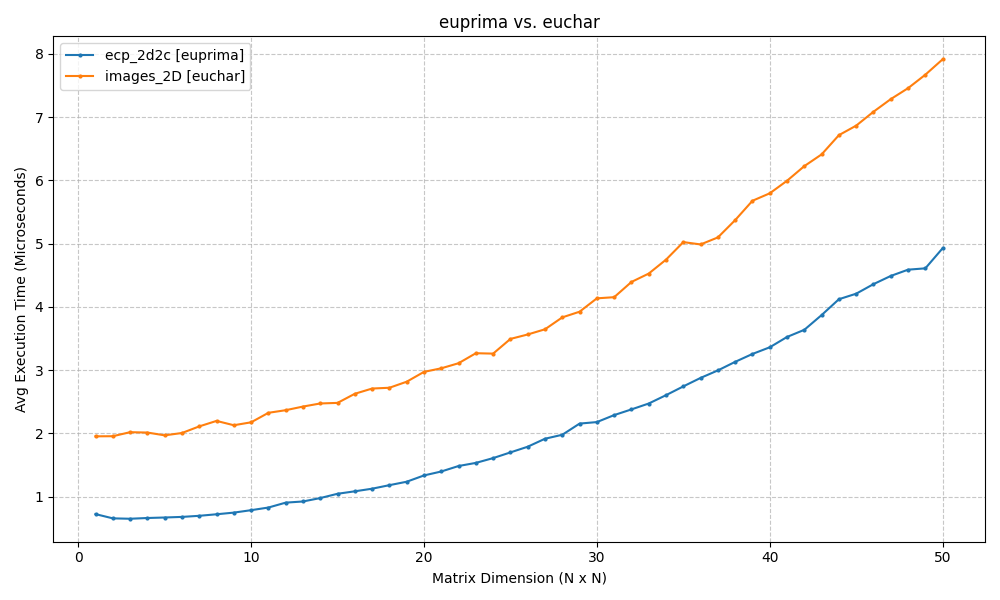

Reproduce this figure in Python.
import numpy as np
import pandas as pd
import matplotlib.pyplot as plt

import testing_utils

import build.euprima as euprima
import euchar.utils, euchar.surface

euler_changes = euchar.utils.vector_all_euler_changes_in_2D_images()

samples_per_n = 10
def input_generator(n):
    return [
        (np.random.randint(0, 256, (n,n), dtype=np.uint8),
         np.random.randint(0, 256, (n,n), dtype=np.uint8),
         euler_changes,
         256,
         256)
        for _ in range(samples_per_n+1)
    ]

ig_args = range(1,51)

summary1 = testing_utils.benchmark(euprima.ecp_2d2c, input_generator, ig_args)
summary2 = testing_utils.benchmark(euchar.surface.images_2D, input_generator, ig_args)

# TODO: Save summaries to csv
data = {
    "ecp_2d2c": summary1,
    "images_2D": summary2
}

# Convert to DataFrame and save
df = pd.DataFrame(data)
df.to_csv('benchmark.csv', index=False)

plt.figure(figsize=(10, 6))
plt.plot(ig_args, [t*1000 for t in summary1], label='ecp_2d2c [euprima]', marker='o', markersize=2)
plt.plot(ig_args, [t*1000 for t in summary2], label='images_2D [euchar]', marker='o', markersize=2)

plt.xlabel('Matrix Dimension (N x N)')
plt.ylabel('Avg Execution Time (Microseconds)')
plt.title('euprima vs. euchar')
plt.legend()
plt.grid(True, linestyle='--', alpha=0.7)
plt.tight_layout()

# Save the plot
plt.savefig('benchmark.png')
print("Benchmark complete. Data saved to CSV and graph saved as PNG.")
